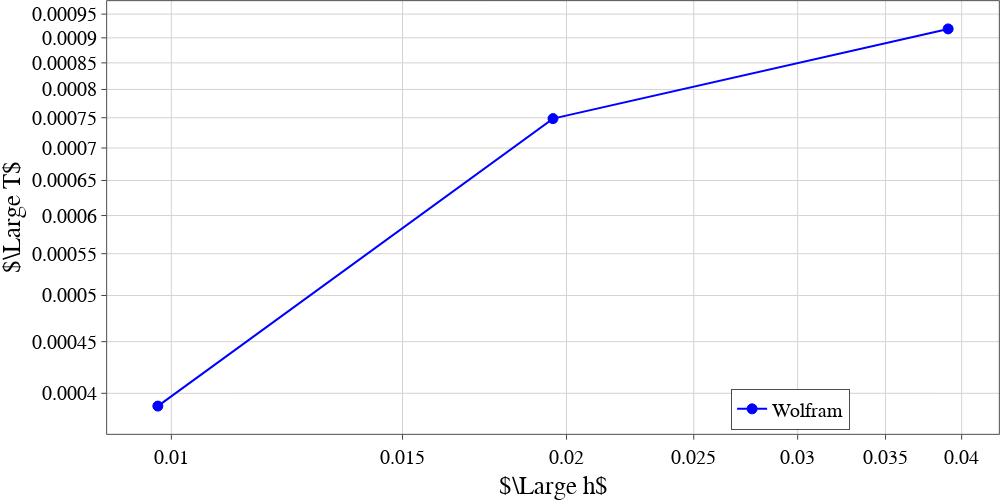

Notebook cell for this chart:
### Code cell
tfix = 2.5
list_x = [] #data_w['t']
list_y = [] #data_w['alpha']
for lev in levs:
    df = data_b[lev]
    list_x.append(10/2**lev)
    list_y.append(abs(df['T'][(df['t'] - tfix).abs()< tol].values[0] - data_w['T'][data_w['t'] == tfix].values[0]))

    
slope, intercept, r_value, p_value, std_err = linregress(np.log(list_x), np.log(list_y))
print('Slope:', slope)
plot_graph([list_x], [list_y], names, xtitle=r'$\Large h$', ytitle=r'$\Large T$', image_name='Cylionder_Err_T_vs_h.pdf', list_x_fill=[], list_y_fill=[], mode=['markers+lines', 'markers+lines', 'lines', 'lines', 'lines', 'lines'], \
           dash=['solid', 'dot', 'dash', 'longdash', 'longdashdot'], \
           colors=['blue', 'red', 'hsv(120,100,100)', 'green', 'black' ], \
           marker_size=10, xrange =[], yrange = [], \
           marker_style = ['circle', 'circle', 'triangle-down','square', 'diamond', 'cross',  'x-thin', 'cross-thin' ], \
           width=1000, height=500, path=MYPATH, yanchor='auto', y0_anchor=0.01, xanchor='left', x0_anchor=0.7, xlog=True, ylog=True)

### Figure 1 — Plotly figure (JSON) as saved in the notebook; plotly's stock layout.template omitted (floating-point values rounded to 4 significant figures)
{"data": [{"line": {"color": "blue", "dash": "solid", "width": 2}, "marker": {"line": {"color": "blue", "width": 1}, "size": 10, "symbol": "circle"}, "mode": "markers+lines", "name": "Wolfram", "textfont": {"color": "LightSeaGreen", "family": "Times New Roman", "size": 18}, "type": "scatter", "x": [0.03906, 0.01953, 0.009766], "y": [0.0009185, 0.0007485, 0.0003885]}], "layout": {"autosize": false, "font": {"color": "Black", "family": "Times New Roman", "size": 20}, "height": 500, "legend": {"bgcolor": "White", "bordercolor": "Black", "borderwidth": 0.7, "x": 0.7, "xanchor": "left", "y": 0.01, "yanchor": "auto"}, "margin": {"b": 0, "l": 0, "pad": 0.1, "r": 0, "t": 0}, "paper_bgcolor": "rgba(255, 255, 255, 1)", "plot_bgcolor": "rgba(255, 255, 255, 1)", "showlegend": true, "width": 1000, "xaxis": {"gridcolor": "lightgrey", "gridwidth": 1, "linecolor": "black", "linewidth": 0.7, "mirror": true, "showline": true, "tickfont": {"color": "black", "family": "Times New Roman", "size": 20}, "ticks": "outside", "title": {"font": {"color": "black", "family": "Times New Roman", "size": 25}, "text": "$\\Large h$"}, "type": "log"}, "yaxis": {"gridcolor": "lightgrey", "gridwidth": 1, "linecolor": "black", "linewidth": 0.7, "mirror": true, "showline": true, "tickfont": {"color": "black", "family": "Times New Roman", "size": 20}, "ticks": "outside", "title": {"font": {"color": "black", "family": "Times New Roman", "size": 25}, "text": "$\\Large T$"}, "type": "log"}}}
